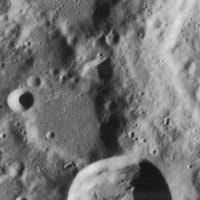
%> input picture data/Hito 1/referenciaHito1.jpg, 200 x 200 px
$ octave HitoUno.m   (GNU Octave 9; MATLAB toolbox functions it lacks are replaced by stand-ins)
%> lines starting %> are read from the running program, lines starting %| are printed output that depends on the picture; long printed decimals are rounded
### HOG.m
%Image descriptor based on Histogram of Orientated Gradients for gray-level images. This code
%was developed for the work: O. Ludwig, D. Delgado, V. Goncalves, and U. Nunes, 'Trainable
%Classifier-Fusion Schemes: An Application To Pedestrian Detection,' In: 12th International IEEE
%Conference On Intelligent Transportation Systems, 2009, St. Louis, 2009. V. 1. P. 432-437. In
%case of publication with this code, please cite the paper above.
function H=HOG(Im)
nwin_x=3;%set here the number of HOG windows per bound box
nwin_y=3;
B=9;%set here the number of histogram bins
[L,C]=size(Im); % L num of lines ; C num of columns
H=zeros(nwin_x*nwin_y*B,1); % column vector with zeros
m=sqrt(L/2);
if C==1 % if num of columns==1
    Im=im_recover(Im,m,2*m);%verify the size of image, e.g. 25x50
    L=2*m;
    C=m;
end
Im=double(Im);
step_x=floor(C/(nwin_x+1));
step_y=floor(L/(nwin_y+1));
cont=0;
hx = [-1,0,1];
hy = -hx';
grad_xr = imfilter(double(Im),hx);
grad_yu = imfilter(double(Im),hy);
angles=atan2(grad_yu,grad_xr);
magnit=((grad_yu.^2)+(grad_xr.^2)).^.5;
for n=0:nwin_y-1
    for m=0:nwin_x-1
        cont=cont+1;
        angles2=angles(n*step_y+1:(n+2)*step_y,m*step_x+1:(m+2)*step_x);
        magnit2=magnit(n*step_y+1:(n+2)*step_y,m*step_x+1:(m+2)*step_x);
        v_angles=angles2(:);
        v_magnit=magnit2(:);
        K=max(size(v_angles));
        %assembling the histogram with 9 bins (range of 20 degrees per bin)
        bin=0;
        H2=zeros(B,1);
        for ang_lim=-pi+2*pi/B:2*pi/B:pi
            bin=bin+1;
            for k=1:K
                if v_angles(k)<ang_lim
                    v_angles(k)=100;
                    H2(bin)=H2(bin)+v_magnit(k);
                end
            end
        end

        H2=H2/(norm(H2)+0.01);
        H((cont-1)*B+1:cont*B,1)=H2;
    end
end

H = H';

### src/HitoUno.m
A = imread ('referenciaHito1.jpg');
%> A is the input picture: size 200x200 uint8; min 17, max 224, mean 116.2
B = imread ('imagen1Hito1.jpg');
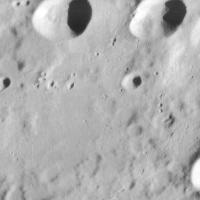
%> input picture data/Hito 1/imagen1Hito1.jpg, 200 x 200 px
%> B is the input picture: size 200x200 uint8; min 34, max 255, mean 176.1
C = imread ('imagen2Hito1.jpg');
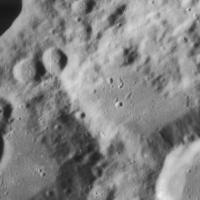
%> input picture data/Hito 1/imagen2Hito1.jpg, 200 x 200 px
%> C is the input picture: size 200x200 uint8; min 16, max 237, mean 132
D = imread ('imagen3Hito1.jpg');
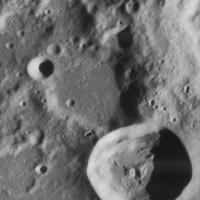
%> input picture data/Hito 1/imagen3Hito1.jpg, 200 x 200 px
%> D is the input picture: size 200x200 uint8; min 14, max 222, mean 111.2
E = imread ('imagen4Hito1.jpg');
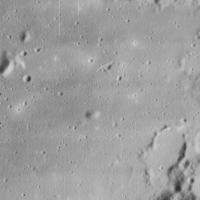
%> input picture data/Hito 1/imagen4Hito1.jpg, 200 x 200 px
%> E is the input picture: size 200x200 uint8; min 42, max 208, mean 157.5

figure(1)
hold on
im1 = subplot(3,2,1);
imshow(A);
im2 = subplot(3,2,3);
imshow(B);
im3 = subplot(3,2,4);
imshow(C);
im4 = subplot(3,2,5);
imshow(D);
im5 = subplot(3,2,6);
imshow(E);
hold off

descriptor1 = HOG(A); % descriptor de características imagen referencia
%> after the loop in HOG, `for n=0:nwin_y-1`: H = 81 values, max 0.545 at index 50, min 0.133 at index 25, mean 0.311; H2 = [0.34; 0.143; 0.245; 0.329; 0.424; 0.287; 0.294; 0.291; 0.512]; cont = 9
%> descriptor1 has the same summary as H in HOG
descriptor2 = HOG(B); % descriptor de características imagen 1
%> descriptor2 = 81 values, max 0.768 at index 32, min 0.1 at index 56, mean 0.296

cos_uno = (sum(descriptor1.*descriptor2)) ./ ((sqrt(sum(descriptor1.^2))).*(sqrt(sum(descriptor2.^2))));  % Función similitud del coseno
%> cos_uno = 0.955
uno = acos(cos_uno); % ángulo (distancia entre los descriptores)
%> uno = 0.302
dAB=1 - cos_uno;
%> dAB = 0.0451

descriptor3 = HOG(C); % descriptor de características imagen 2
%> descriptor3 = 81 values, max 0.613 at index 59, min 0.135 at index 29, mean 0.309

cos_dos = (sum(descriptor1.*descriptor3)) ./ ((sqrt(sum(descriptor1.^2))).*(sqrt(sum(descriptor3.^2))));
%> cos_dos = 0.979
dos = acos(cos_dos);
%> dos = 0.207
dAC=1 - cos_dos;
%> dAC = 0.0214

descriptor4 = HOG(D); % descriptor de características imagen 3
%> descriptor4 = 81 values, max 0.556 at index 54, min 0.131 at index 47, mean 0.315

cos_tres = (sum(descriptor1.*descriptor4)) ./ ((sqrt(sum(descriptor1.^2))).*(sqrt(sum(descriptor4.^2))));
%> cos_tres = 0.989
tres = acos(cos_tres) ;
%> tres = 0.147
dAD=1 - cos_tres;
%> dAD = 0.0107

descriptor5 = HOG(E); % descriptor de características imagen 4
%> in HOG (call 5), `angles=atan2(grad_yu,grad_xr);`:
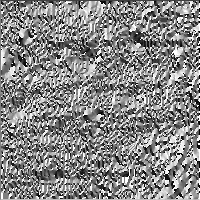
%> angles: size 200x200 double; min -3.14, max 3.14, mean 0.193; drawn with min black and max white
%> in HOG (call 5), `magnit=((grad_yu.^2)+(grad_xr.^2)).^.5;`:
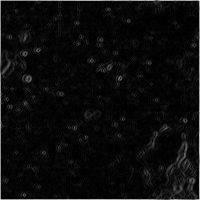
%> magnit: size 200x200 double; min 0, max 248.9, mean 11.8
%> after the loop in HOG (call 5), `for n=0:nwin_y-1`: H = 81 values, max 0.715 at index 70, min 0.128 at index 74, mean 0.3; H2 = [0.386; 0.128; 0.154; 0.305; 0.376; 0.202; 0.422; 0.252; 0.542]
%> descriptor5 has the same summary as H in HOG

cos_cuatro = (sum(descriptor1.*descriptor5)) ./ ((sqrt(sum(descriptor1.^2))).*(sqrt(sum(descriptor5.^2))));
%> cos_cuatro = 0.938
cuatro = acos(cos_cuatro);
%> cuatro = 0.355
dAE=1 - cos_cuatro;
%> dAE = 0.0624

figure(2)
hold on
plot(descriptor1, 'r');
plot(descriptor2, 'g');
plot(descriptor3, 'b');
plot(descriptor4, 'y');
plot(descriptor5, 'k');
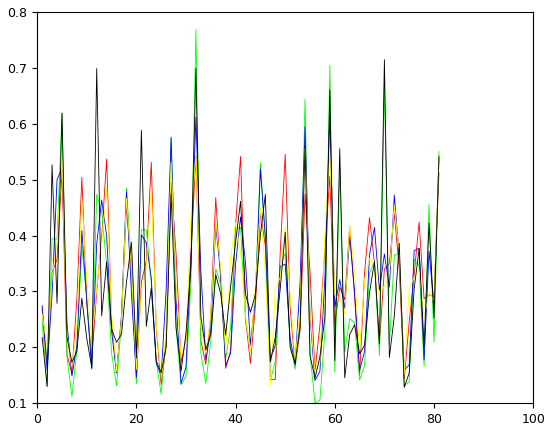
%> figure redrawn from the program's plot data; curve peaks at x = 50, y = 0.545; curve peaks at x = 32, y = 0.768; curve peaks at x = 59, y = 0.613; curve peaks at x = 54, y = 0.556
hold off

fprintf('Las distancias son respectivamente: ');
disp(dAB); disp(dAC); disp(dAD); disp(dAE);
%| Las distancias son respectivamente: 0.04513
%| 0.02136
%| 0.01072
%| 0.06245

if (cuatro<tres && cuatro<dos && cuatro<uno)
   fprintf('La cuarta imagen es la más parecida a la de referencia');

elseif (tres<cuatro && tres<dos && tres<uno)
   fprintf('La tercera imagen es la más parecida a la de referencia');

elseif (dos<cuatro && dos<tres && dos<uno)
   fprintf('La segunda imagen es la más parecida a la de referencia');

elseif (uno<cuatro && uno<tres && uno<dos)
   fprintf('La primera imagen es la más parecida a la de referencia'); %añadir la distancia
end
